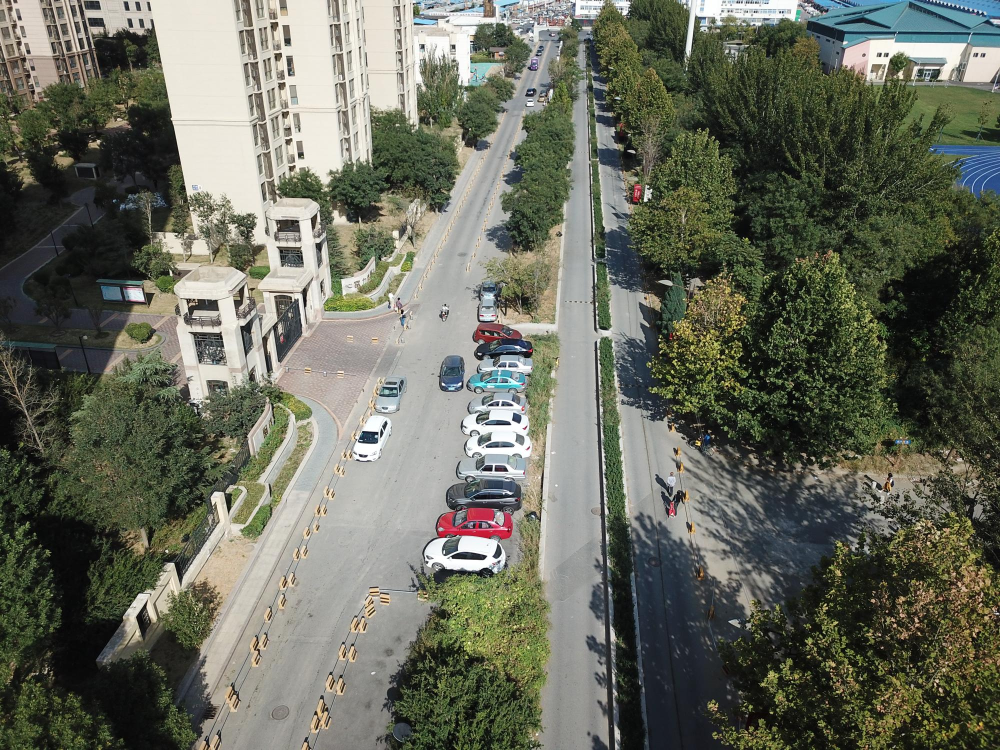
#> input picture 9999998_00317_d_0000270.jpg, 2000 x 1500 px (shown at 1/2 size)
$ python VisDrone.py
#> lines starting #> are read from the running program, lines starting #| are printed output that depends on the picture; after the words box and inside, x2 and y2 are one past the last pixel; in counts of white or black regions, pixels touching at a corner belong together
### VisDroneAnnotation.py
import numpy as np
from typing import Tuple, List

class VisDroneAnnotation():
    # names:
    #    0: pedestrian
    #    1: people
    #    2: bicycle
    #    3: car
    #    4: van
    #    5: truck
    #    6: tricycle
    #    7: awning-tricycle
    #    8: bus
    #    9: motor

    def __init__(self, annotation):
        if isinstance(annotation, str):
            try:
                bbox_left, bbox_top, bbox_width, bbox_height, score, category, truncation, occlusion = annotation.rstrip().split(',')
            except:
                bbox_left, bbox_top, bbox_width, bbox_height, score, category, truncation, occlusion = annotation.rstrip().split(',')[:-1]
        else:
            bbox_left, bbox_top, bbox_width, bbox_height, score, category, truncation, occlusion = annotation

        self.bbox_left = int(bbox_left)
        self.bbox_top = int(bbox_top)
        self.bbox_width = int(bbox_width)
        self.bbox_height = int(bbox_height)
        self.bbox_right = self.bbox_left + self.bbox_width
        self.bbox_bottom = self.bbox_top + self.bbox_height
        self.bbox_size = self.bbox_width * self.bbox_height
        self.score = float(score)
        self.category = int(category)
        self.truncation = truncation
        self.occlusion = occlusion

    def resize(self, wh:Tuple):
        bbox_left = self.bbox_left * wh[0]
        bbox_top = self.bbox_top * wh[1]
        bbox_width = self.bbox_width * wh[0]
        bbox_height = self.bbox_height * wh[1]
        score = self.score
        category = self.category
        truncation = self.truncation
        occlusion = self.occlusion
        return VisDroneAnnotation(annotation=[bbox_left, bbox_top, bbox_width, bbox_height, score, category, truncation, occlusion])

    # [33 lines left out: functions category_name, __str__, not called in this run]

    def save_txt(self, annotation_path):
        with open(annotation_path, 'a') as f:
            f.write(f'{self.bbox_left},{self.bbox_top},{self.bbox_width},{self.bbox_height},{self.score},{self.category},{self.truncation},{self.occlusion}\n')

class VisDroneAnnotations():
    def __init__(self, annotations):
        self.current = 0
        # annotations from .txt readlines
        if len(annotations) != 0:
            if isinstance(annotations[0], str):
                self.annotations = self.__txt2class(annotations)

            # annotations from visDroneAnnotations
            if isinstance(annotations[0], VisDroneAnnotation):
                self.annotations = annotations
        else:
            self.annotations = []

    # [5 lines left out: function mean_size, not called in this run]

    def __txt2class(self, annotations):
        visDroneAnnotations = []
        for annotation in annotations:
            a = VisDroneAnnotation(annotation)
            visDroneAnnotations.append(a)
        return visDroneAnnotations

    def resize(self, wh:tuple):
        visDroneAnnotations = []
        print(wh)
        for annotation in self.annotations:
            visDroneAnnotations.append(annotation.resize(wh))
        return VisDroneAnnotations(visDroneAnnotations)

    def __len__(self):
        return len(self.annotations)

    def __getitem__(self, key):
        return self.annotations[key]

    # [10 lines left out: function __str__, not called in this run]

    def __iter__(self):
        return self

    def __next__(self):
        if self.current >= len(self):
            self.current = 0
            raise StopIteration
        else:
            num = self.current
            self.current += 1
            return self.annotations[num]

# [9 lines that do not run on import are left out]


### VisDrone.py
import cv2
import numpy as np
import VisDroneAnnotation
from typing import Tuple


class VisDrone:
    def __init__(self, image, annotations, name=None, line_width=2):
        # annotations: plent read from VisDrone Annotations
        if isinstance(annotations, str):
            with open(annotations, 'r') as f:
                content = f.readlines()
        # annotations: from resize
        else:
            content = annotations

        if isinstance(image, str):
            self.im = cv2.imread(image)
        # annotations: from resize
        else:
            self.im = image


        if isinstance(image, str):
            self.name = image.split('.')[0]
        # annotations: from resize
        else:
            self.name = name

        self.annotations = VisDroneAnnotation.VisDroneAnnotations(content)
        self.line_width = line_width
        self.shape = self.im.shape
        self.randomseed = 0
        np.random.seed(self.randomseed)

    def resize(self, wh: Tuple[int, int]):
        resize_im = cv2.resize(self.im, wh)
        wh_scale = (wh[0] / self.im.shape[1], wh[1] / self.im.shape[0])
        resize_annotations = self.annotations.resize(wh_scale)
        return VisDrone(resize_im, resize_annotations, name=self.name, line_width=1)


    def get_img(self):
        return self.im

    def get_annotations(self):
        return self.annotations

    def __draw_annot(self):
        num_colors = 20
        colors = np.random.randint(0, 256, (num_colors, 3))
        baseImage = self.im.copy()
        for annotation in self.annotations:
            cv2.rectangle(baseImage,
                        (annotation.bbox_left, annotation.bbox_top),
                        (annotation.bbox_right, annotation.bbox_bottom),
                        colors[int(annotation.category)].tolist(), self.line_width)
            text = str(annotation.category)
            font = cv2.FONT_HERSHEY_SIMPLEX
            font_scale = 0.5
            color = (255, 255, 255)
            thickness = 2
            text_size = cv2.getTextSize(text, font, font_scale, thickness)[0]
            text_x = annotation.bbox_left + annotation.bbox_width // 2 - text_size[0] // 2
            text_y = annotation.bbox_top - 10  # 10 pixels above the top of the bbox

            # 如果文本位置超出图像上边界，可以调整位置
            if text_y < 0:
                text_y = annotation.bbox_top + annotation.bbox_height + 20  # Place the text below the bbox if not enough space above

            cv2.putText(baseImage, text, (text_x, text_y), font, font_scale, color, thickness)

        return baseImage

    # [27 lines left out: function __draw_annot_onebyone, not called in this run]

    def __len__(self):
        return 1

    def __number_of_anno__(self):
        return len(self.annotations)

    # [4 lines left out: function show, not called in this run]

    def show_annotations(self, show=True):
        img_with_annot = self.__draw_annot()
        if show:
            cv2.imshow('image with annotations', img_with_annot)
            cv2.waitKey(0)
            cv2.destroyAllWindows()
        return img_with_annot

    # [16 lines left out: functions show_annotaions_onebyone, _save_txt, not called in this run]

    def _save_img(self, img_path):
        cv2.imwrite(img_path, self.im)

    def save(self, img_path, annotation_path):
        self._save_img(img_path)
        self._save_txt(annotation_path)


if __name__ == '__main__':
    img = '9999998_00317_d_0000270.jpg'
    annotations = '9999998_00317_d_0000270.txt'

    visDrone = VisDrone(img, annotations)
#> (reads 9999998_00317_d_0000270.txt from the repository)
#> in __init__, self.im is the input picture: shape (1500, 2000, 3); mean B, G, R 92.7, 106.2, 103.5
    print(visDrone.im.shape)
#| (1500, 2000, 3)
    visDrone.show_annotations()
#> after the loop in __draw_annot, `for annotation in self.annotations:`:
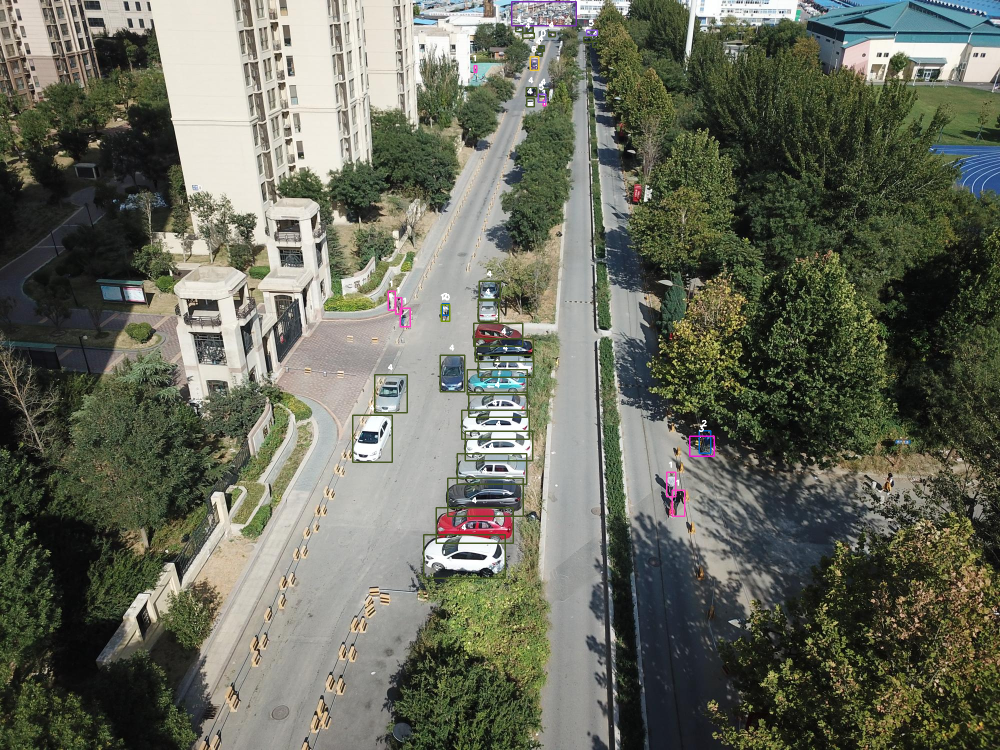
#> baseImage: shape (1500, 2000, 3) (shown at 1/2 size); 0.83% of pixels changed, all inside (x1, y1, x2, y2) = (704, 2, 1430, 1158)

    resize = visDrone.resize((400, 300))
#> in resize, `resize_im = cv2.resize(self.im, wh)`:
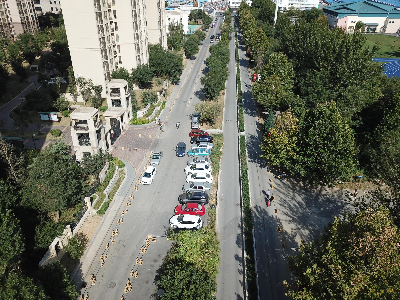
#> resize_im: shape (300, 400, 3); mean B, G, R 92.6, 106.2, 103.4
#| (0.2, 0.2)
    resize.show_annotations()
#> the loop in __draw_annot (call 2), `for annotation in self.annotations:` made 42 passes
#> (text_size, text_x) on passes 1 to 12: ((12, 12), 179), ((12, 12), 183), ((12, 12), 188), ((12, 12), 189), ((12, 12), 193), ((12, 12), 191), ((12, 12), 192), ((12, 12), 192), ((12, 12), 196), ((12, 12), 195), ((12, 12), 192), ((12, 12), 189)
#> after the loop in __draw_annot (call 2), `for annotation in self.annotations:`:
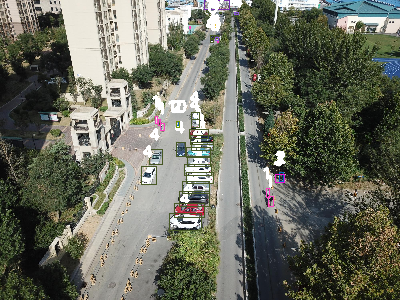
#> baseImage: shape (300, 400, 3); 2.58% of pixels changed, all inside (x1, y1, x2, y2) = (141, 0, 286, 231)
